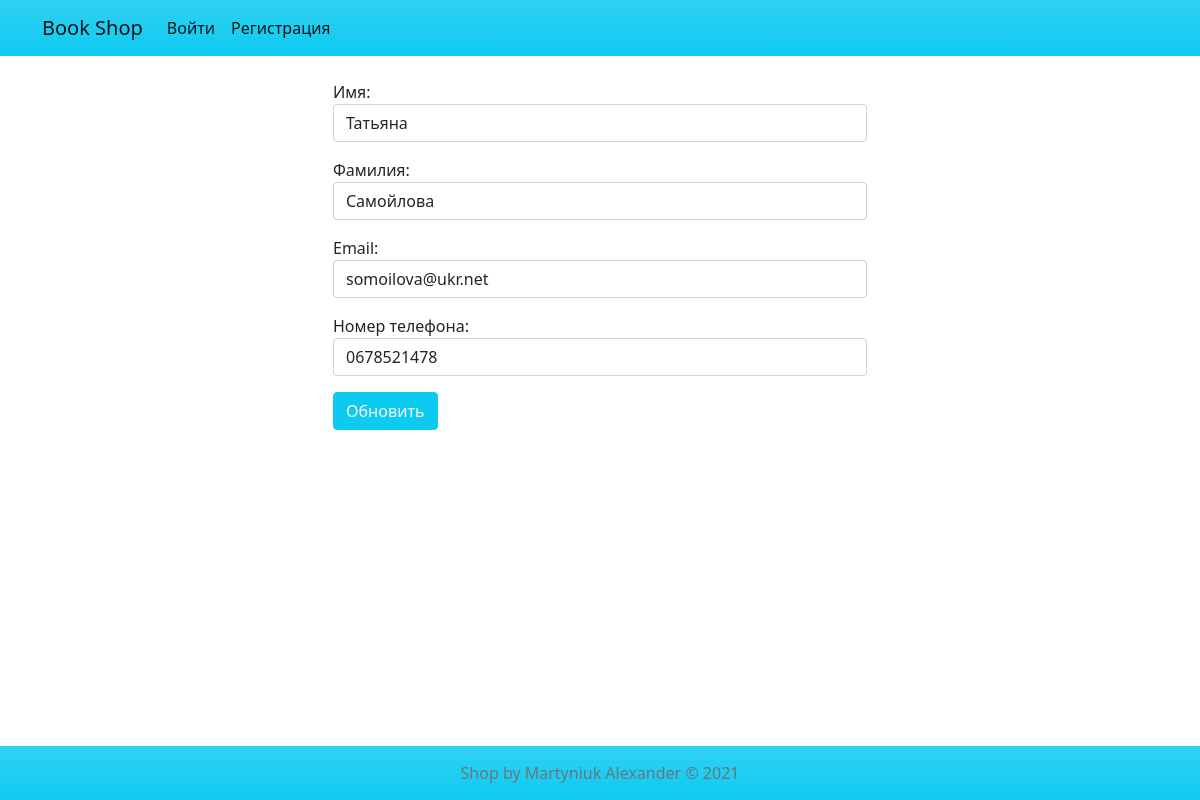
The app's page /update_item_customer/5 with its own data.
### app/models.py (models this page shows, shortened)
class Customer(models.Model):
    first_name = models.CharField(max_length=64, blank=False, verbose_name='Имя')
    last_name = models.CharField(max_length=64, blank=False, verbose_name='Фамилия')
    email = models.EmailField(max_length=64, blank=True, null=True, verbose_name='Почта')
    phone = models.CharField(max_length=32, blank=False, verbose_name='Номер телефона')
    class Meta:
        verbose_name = 'Покупатель'
        verbose_name_plural = 'Покупатели'

### app/views.py (the view, shortened to what this page needs)
# urls.py: path('update_item_customer/<int:customer_id>', update_item_customer, name="update_item_customer"),
def update_item_customer(request, customer_id):
    if request.method == 'GET':
        custom = get_object_or_404(pk=int(customer_id), klass=Customer)
        form = CustomerUpdateForm(instance=custom)
    return render(
        request, 'update_items/update_item_customer.html',
        {
            'form': form,
            'customer_id': customer_id,
        }
    )

### app/forms.py
class CustomerUpdateForm(forms.ModelForm):
    class Meta:
        model = Customer
        fields = '__all__'
        labels = {
            'first_name': 'Имя',
            'last_name': 'Фамилия',
            'email': 'Email',
            'phone': 'Номер телефона'
        }
        widgets = {
            'first_name': forms.TextInput(
                attrs={
                    'class': 'form-control'
                }
            ),
            'last_name': forms.TextInput(
                attrs={
                    'class': 'form-control'
                }
            ),
            'email': forms.EmailInput(
                attrs={
                    'class': 'form-control'
                }
            ),
            'phone': forms.TextInput(
                attrs={
                    'class': 'form-control'
                }
            )
        }

### templates/update_items/update_item_customer.html (shortened to what this page needs)
{% extends 'partials/base.html' %}
{% block content %}
    <div class="container mt-4">
        <div class="row">
            <div class="col-md-6 offset-md-3">
                <form method="post">
                    {{ form.as_p }}
                    <button class="btn btn-info text-light">Обновить</button>
                </form>
            </div>
        </div>
    </div>
{% endblock %}

### static/style.css (style rules this page uses)
html, body { height: 100%; }
body { display: flex; flex-direction: column; }

### records on screen
Customer: first_name "Татьяна", last_name "Самойлова", email "somoilova@ukr.net", phone "0678521478"
